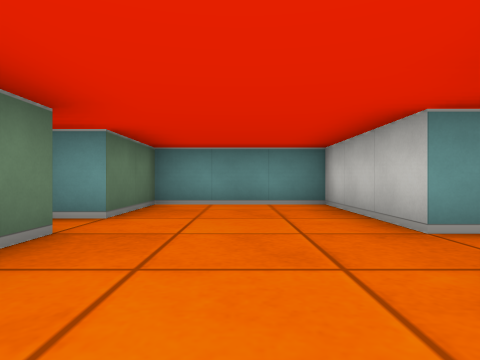
[1] (above)

13 first-person views from a walk through a cub3D level. The camera is about half as high as the walls, looks level and sees 75° across. The floor is counted in squares. Each view is taken from the middle of a square. On the plan, view 1 faces up. The plan holds only what a view shows up to about 9 squares ahead; the rest is blank.

[2]
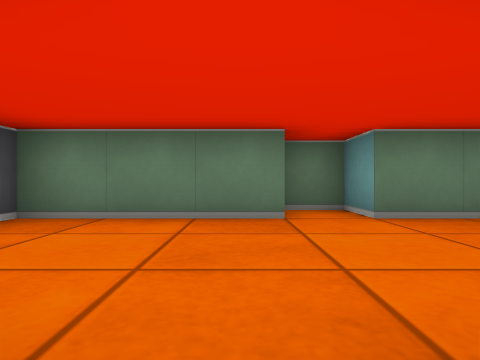

[3]
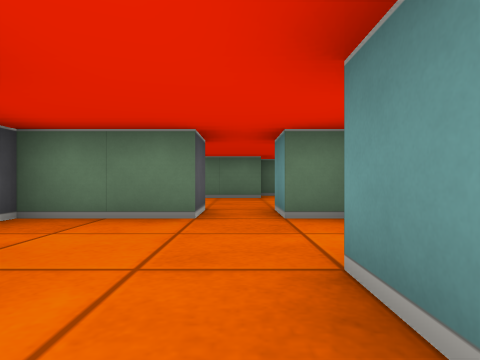

[4]
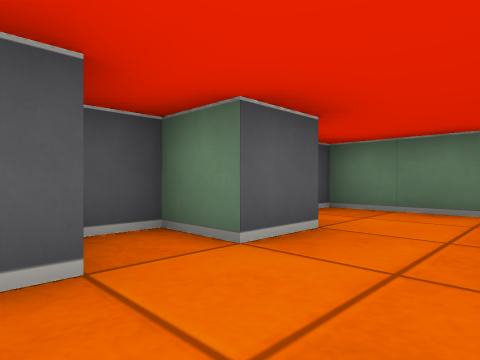

[5]
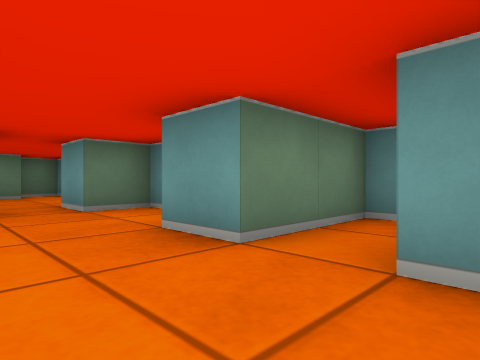

[6]
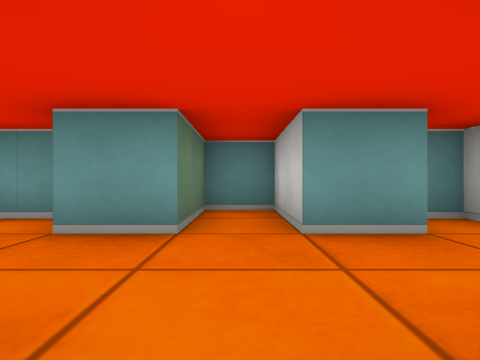

[7]
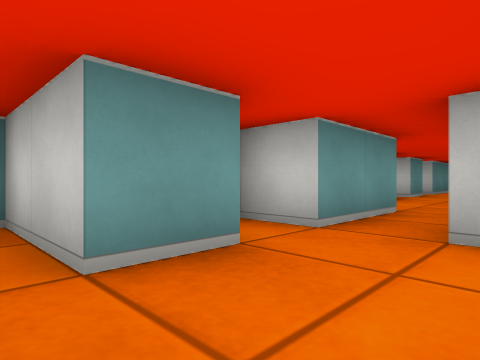

[8]
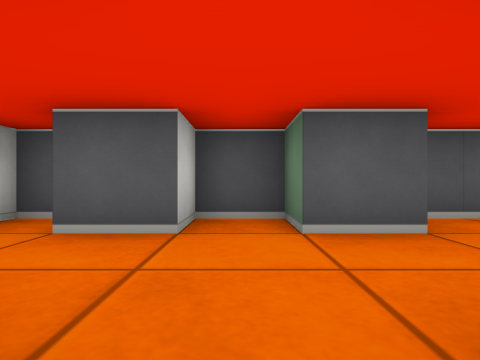

[9]
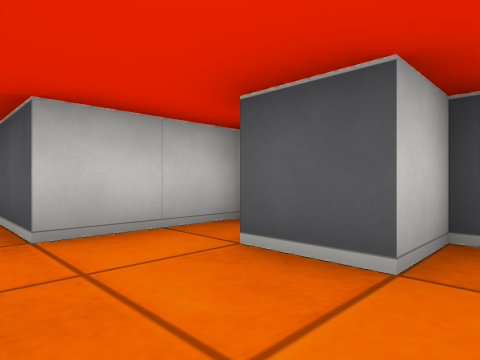

[10]
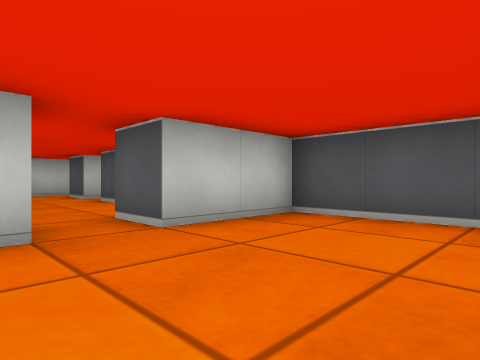

[11]
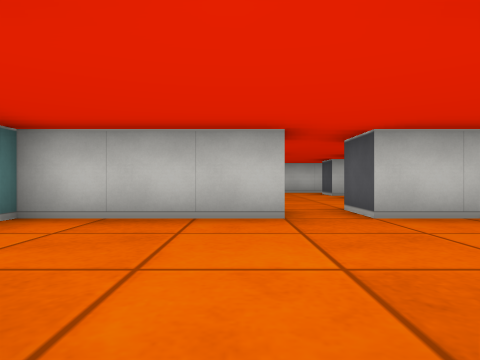

[12]
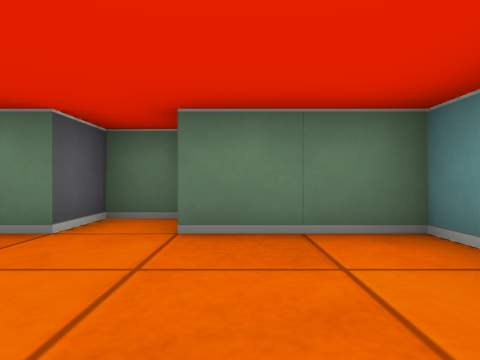

[13]
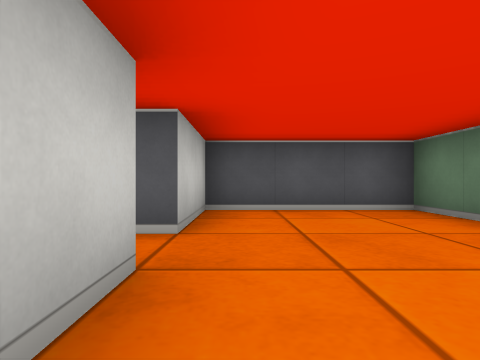

### Floor plan
Points are (right, up) in squares from view 1. A wall is a line through its corners. A room is listed if a view was taken in it or the views show most of it. See-through windows are left out.
Room 1 (views 1, 10, 11, 12, 13)
walls: (1.5, 2.5) (1.5, 5.5) (-1.5, 5.5) (-1.5, 3.5) (-2.5, 3.5) (-2.5, 2.5) (-1.5, 2.5) (-1.5, -0.5) (1.5, -0.5) (1.5, 1.5)
ways out: opening at (2, 2) to room 2
Room 2 (view 2)
walls: (1.5, 1.5) (2.5, 1.5) (2.5, -0.5) (4, -0.5); (4, 3.5) (2.5, 3.5) (2.5, 2.5) (1.5, 2.5)
ways out: opening at (2, 2) to room 1; opening at (5, 1.5) to room 3
Room 3 (views 3, 4, 5, 6, 7, 8, 9)
walls: (7.5, 2.5) (6.5, 2.5) (6.5, 4.5) (5.5, 4.5) (5.5, 2.5) (4.5, 2.5); (4.4, 0.5) (5.5, 0.5) (5.5, -0.5) (6.5, -0.5) (6.5, 0.5) (7.5, 0.5)
ways out: opening at (5, 1.5) to room 2; opening at (7, 1.5) to room 4
Room 4 (no view inside)
walls: (8.5, 2.5) (8.5, 3.5) (8, 3.5); (8, -0.5) (8.5, -0.5) (8.5, 1.5)
ways out: opening at (7, 1.5) to room 3; opening at (9, 2)

Where each view was taken, in squares from view 1:
view 1: 0 up, 0 right, facing up
view 2: 2 up, 2 right, facing left
view 3: 2 up, 6 right, facing left
view 4: 2 up, 7 right, facing down-left
view 5: 1 up, 7 right, facing up-left
view 6: 0 up, 6 right, facing up
view 7: 1 up, 6 right, facing up-right
view 8: 3 up, 6 right, facing down
view 9: 2 up, 6 right, facing down-right
view 10: 3 up, 1 left, facing down-right
view 11: 3 up, 2 left, facing right
view 12: 4 up, 1 right, facing left
view 13: 4 up, 1 right, facing down
